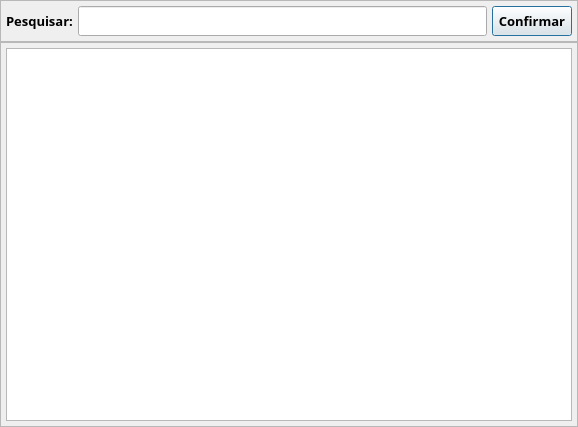
<?xml version="1.0" encoding="UTF-8"?>
<ui version="4.0">
 <class>Pesquisa_Fichas_Tecnicas</class>
 <widget class="QDialog" name="Pesquisa_Fichas_Tecnicas">
  <property name="geometry">
   <rect>
    <x>0</x>
    <y>0</y>
    <width>578</width>
    <height>427</height>
   </rect>
  </property>
  <property name="font">
   <font>
    <family>Segoe UI Semibold</family>
    <pointsize>10</pointsize>
    <bold>true</bold>
   </font>
  </property>
  <property name="windowTitle">
   <string>Pesquisa Fichas Tecnicas</string>
  </property>
  <layout class="QVBoxLayout" name="verticalLayout">
   <property name="spacing">
    <number>0</number>
   </property>
   <property name="leftMargin">
    <number>0</number>
   </property>
   <property name="topMargin">
    <number>0</number>
   </property>
   <property name="rightMargin">
    <number>0</number>
   </property>
   <property name="bottomMargin">
    <number>0</number>
   </property>
   <item>
    <widget class="QFrame" name="frm_Filtro">
     <property name="frameShape">
      <enum>QFrame::Shape::StyledPanel</enum>
     </property>
     <property name="frameShadow">
      <enum>QFrame::Shadow::Raised</enum>
     </property>
     <layout class="QHBoxLayout" name="horizontalLayout">
      <property name="spacing">
       <number>5</number>
      </property>
      <property name="leftMargin">
       <number>5</number>
      </property>
      <property name="topMargin">
       <number>5</number>
      </property>
      <property name="rightMargin">
       <number>5</number>
      </property>
      <property name="bottomMargin">
       <number>5</number>
      </property>
      <item>
       <widget class="QLabel" name="lb_Pesquisa">
        <property name="minimumSize">
         <size>
          <width>0</width>
          <height>30</height>
         </size>
        </property>
        <property name="maximumSize">
         <size>
          <width>16777215</width>
          <height>30</height>
         </size>
        </property>
        <property name="text">
         <string>Pesquisar:</string>
        </property>
       </widget>
      </item>
      <item>
       <widget class="QLineEdit" name="txt_Pesquisa">
        <property name="minimumSize">
         <size>
          <width>0</width>
          <height>30</height>
         </size>
        </property>
        <property name="maximumSize">
         <size>
          <width>16777215</width>
          <height>30</height>
         </size>
        </property>
       </widget>
      </item>
      <item>
       <widget class="QPushButton" name="bt_Pesquisa">
        <property name="minimumSize">
         <size>
          <width>0</width>
          <height>30</height>
         </size>
        </property>
        <property name="maximumSize">
         <size>
          <width>16777215</width>
          <height>30</height>
         </size>
        </property>
        <property name="text">
         <string>Confirmar</string>
        </property>
       </widget>
      </item>
     </layout>
    </widget>
   </item>
   <item>
    <widget class="QFrame" name="frm_Lista">
     <property name="frameShape">
      <enum>QFrame::Shape::StyledPanel</enum>
     </property>
     <property name="frameShadow">
      <enum>QFrame::Shadow::Raised</enum>
     </property>
     <layout class="QVBoxLayout" name="verticalLayout_2">
      <property name="spacing">
       <number>5</number>
      </property>
      <property name="leftMargin">
       <number>5</number>
      </property>
      <property name="topMargin">
       <number>5</number>
      </property>
      <property name="rightMargin">
       <number>5</number>
      </property>
      <property name="bottomMargin">
       <number>5</number>
      </property>
      <item>
       <widget class="QTableView" name="tb_Fichas_Tecnicas"/>
      </item>
     </layout>
    </widget>
   </item>
  </layout>
 </widget>
 <resources/>
 <connections/>
</ui>
